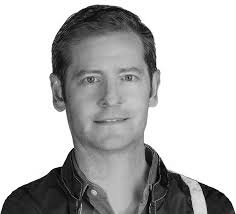
#> input picture face.jpeg, 236 x 214 px
$ jupyter execute 'haar_classifier by sir.ipynb'
#> lines starting #> are read from the running program, lines starting #| are printed output that depends on the picture; after the words box and inside, x2 and y2 are one past the last pixel; in counts of white or black regions, pixels touching at a corner belong together
[cell 1]
import cv2
import os

[cell 2]
def find_faces(image_path):
#> called with image_path = 'face.jpeg'
    image=cv2.imread(image_path)
#> image is the input picture: shape (214, 236, 3); min 0, max 255, mean 186.1
    color_img=image.copy()
    filename=os.path.basename(image_path)
    gray_img=cv2.cvtColor(color_img,cv2.COLOR_BGR2GRAY)
    haar_classifier=cv2.CascadeClassifier('haarcascade_frontalface_alt.xml')
    eye_cascade=cv2.CascadeClassifier('haarcascade_eye.xml')
    faces=haar_classifier.detectMultiScale(gray_img,scaleFactor=1.1,minNeighbors=5)
#> faces = [[55, 35, 111, 111]]
    print("number of faces found : (faces)".format(faces=len(faces)))
#| number of faces found : (faces)
    for (x,y,width,height)in faces:
        cv2.rectangle(color_img,(x,y),(x+width,y+height),(0,255,0),2)
        roi_gray=gray_img[y:y+height,x:x+width]
        roi_color=color_img[y:y+height,x:x+width]
        eyes=eye_cascade.detectMultiScale(roi_gray)
        for(ex,ey,ew,eh) in eyes:
            cv2.rectangle(roi_color,(ex,ey),(ex+ew,ey+eh),(0,255,0),0)
#> this loop made 1 pass
#> (x, y, width, height, eyes) on pass 1: (55, 35, 111, 111, [[60, 30, 26, 26], [22, 33, 25, 25]])
#> pass 1, in find_faces, `roi_gray=gray_img[y:y+height,x:x+width]`:
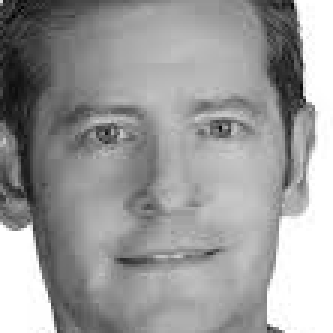
#> roi_gray: shape (111, 111) (shown 3 times larger); min 1, max 255, mean 155.2
#> pass 1, in find_faces, `roi_color=color_img[y:y+height,x:x+width]`:
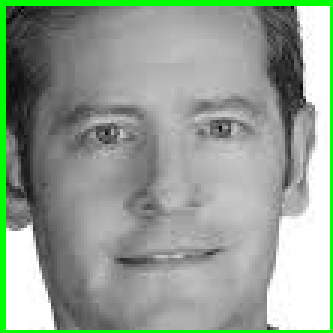
#> roi_color: shape (111, 111, 3) (shown 3 times larger); mean B, G, R 147, 160.6, 147
#> after the loop:
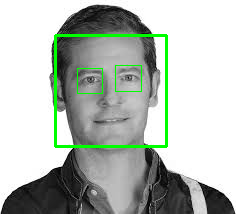
#> color_img: shape (214, 236, 3); 3.03% of pixels changed, all inside (x1, y1, x2, y2) = (54, 34, 168, 148)
#> after the loop:
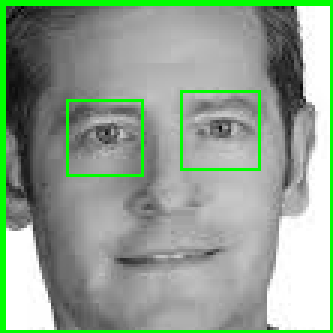
#> roi_color: shape (111, 111, 3) (shown 3 times larger); 1.66% of pixels changed, all inside (x1, y1, x2, y2) = (22, 30, 87, 59)
    cv2.imshow(filename,color_img)
    cv2.waitKey(0)
    cv2.destroyAllWindows()
if __name__ == '__main__':
    find_faces("face.jpeg")
